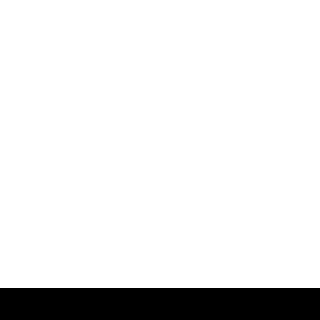

Tiled map render using the project's own tile images. Description and the whole map definition, tile-layer contents included, below:
An orthogonal 10x10 tile map with 32x32 px tiles, 1 tile layer (Calque de Tile 1), 5 tilesets and 2 objects (yellowman, red_fire).

<map version="1.0" orientation="orthogonal" renderorder="right-down" width="10" height="10" tilewidth="32" tileheight="32" nextobjectid="45">
 <tileset firstgid="1" name="32_tileset" tilewidth="32" tileheight="32">
  <image source="32_tileset.png" trans="ff00ff" width="128" height="128" />
 </tileset>
 <tileset firstgid="17" name="button_tileset" tilewidth="64" tileheight="64">
  <image source="button_tileset.png" trans="ff00ff" width="128" height="128" />
 </tileset>
 <tileset firstgid="21" name="bob" tilewidth="32" tileheight="32">
  <image source="bob.png" width="896" height="32" />
 </tileset>
 <tileset firstgid="49" name="yellowman" tilewidth="64" tileheight="64">
  <image source="yellowman.png" width="448" height="64" />
 </tileset>
 <tileset firstgid="56" name="red_fire" tilewidth="32" tileheight="32">
  <image source="red_fire.png" width="416" height="32" />
 </tileset>
 <layer name="Calque de Tile 1" width="10" height="10">
  <data encoding="csv">
1,1,1,1,1,1,1,1,1,1,
1,1,1,1,1,1,1,1,1,1,
1,1,1,1,1,1,1,1,1,1,
1,1,1,1,1,1,1,1,1,1,
1,1,1,1,1,1,1,1,1,1,
1,1,1,1,1,1,1,1,1,1,
1,1,1,1,1,1,1,1,1,1,
1,1,1,1,1,1,1,1,1,1,
1,1,1,1,1,1,1,1,1,1,
9,9,9,9,9,9,9,9,9,9
</data>
 </layer>
 <objectgroup name="Calque d'objets 1">
  <object id="42" type="yellowman" gid="49" x="116" y="70" />
  <object id="44" type="red_fire" gid="56" x="216" y="170" />
 </objectgroup>
</map>
